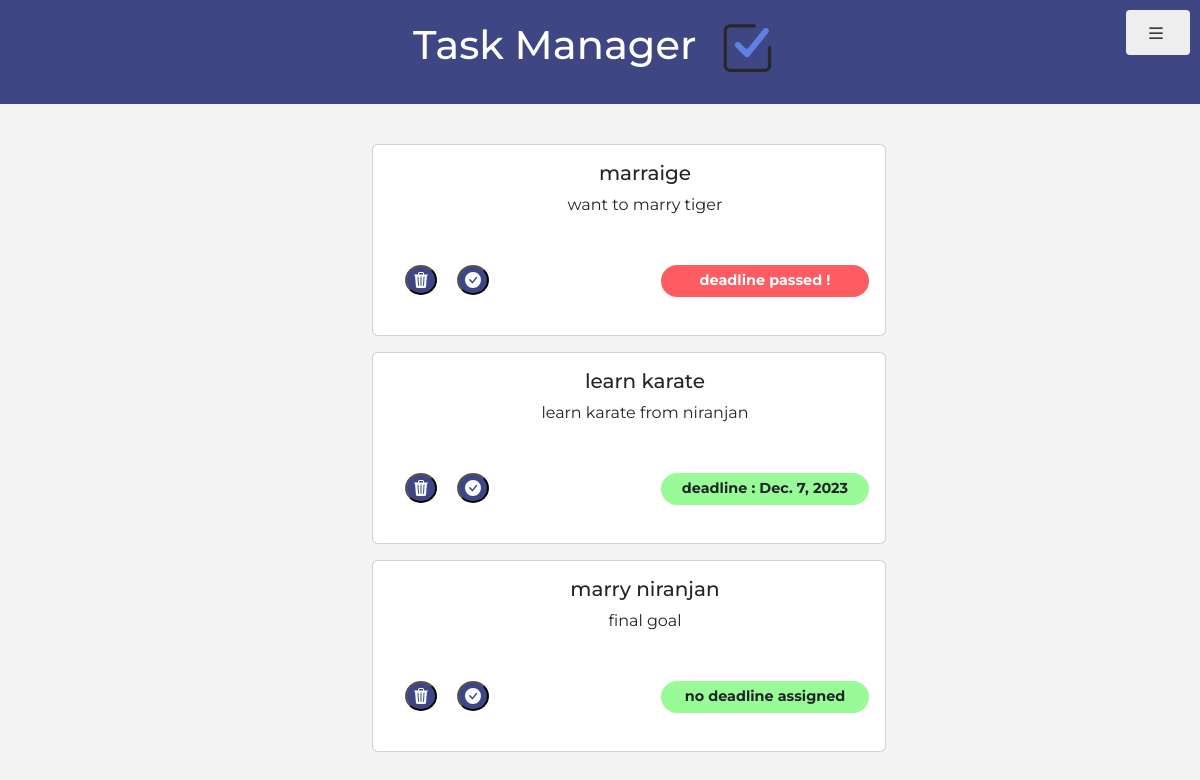
/tasks/ (signed in), run on an earlier commit of the app's database.
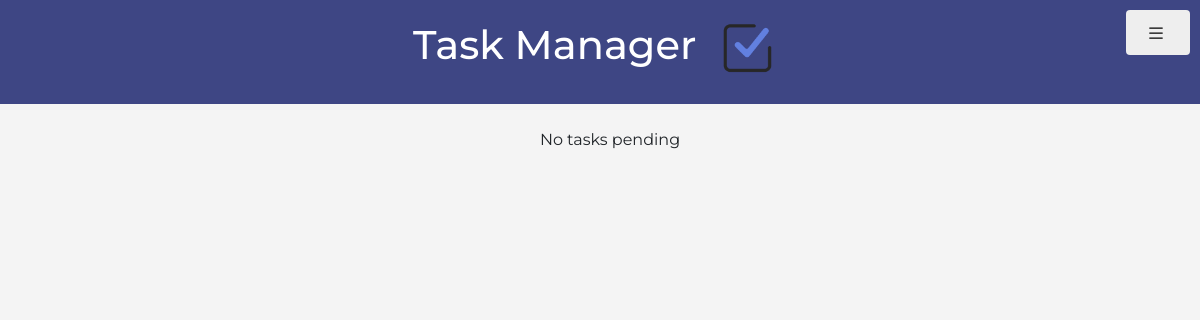
And on a later commit of the database.
### todo/models.py (models this page shows, shortened)
class Task(models.Model):
    user  = models.ForeignKey(User,on_delete=models.CASCADE)
    title = models.CharField(max_length=100)
    description = models.TextField()
    created = models.DateTimeField(auto_now_add=True)
    deadline = models.DateField(null=True)
    completed = models.BooleanField(default=False)

### todo/views.py (the view)
# urls.py: path("tasks/",views.tasks,name= "tasks"),
@login_required(login_url='login/')
def tasks(request):
    tasks = Task.objects.filter(user=request.user)
    now = datetime.now().date
    context = {'tasks':tasks,'user':request.user,'now':now}
    return render(request,'tasks.html',context)

### todo/templates/tasks.html (shortened to what this page needs)
{% include 'base.html' %}
{% block content %}
<div class="col-sm-6 col-lg-5 mb-4" style="position: absolute; left: 30%; top: 8rem;">
    <div class="container">
        {% if tasks %}
            {% for task in tasks %}
                {% if not task.completed %}
                    <div class="card" style="height: 12rem; padding-left:2rem; margin-top: 1rem; display: inline-block; align-items: center;">
                        <div class="card-body" style="flex: 1;margin-bottom:2rem;">
                            <h5 class="card-title" style="text-align: center;">{{ task.title }}</h5>
                            <p class="card-text" style="text-align: center;">{{ task.description }}</p>
                        </div>
                        {% if task.deadline %}
                            {% if task.deadline > now %}
                                <p class="card-text" style="text-align: right; margin-right: 1rem; margin-bottom:-2rem;">
                                    <small class="deadline-container upcoming">deadline : {{ task.deadline }}</small>
                                </p>
                            {% else %}
                                <p class="card-text" style="text-align: right; margin-right: 1rem;margin-bottom:-2rem;">
                                    <small class="deadline-container passed">deadline passed !</small>
                                </p>
                            {% endif %}
                        {% else %}
                            <p class="card-text" style="text-align: right; margin-right: 1rem; margin-bottom:-2rem;">
                                <small class="deadline-container upcoming">no deadline assigned</small>
                            </p>
                        {% endif %}
                        <button class="delete" data-task-id="{{ task.id }}">
                        </button>
                        <button class="complete" data-task-id="{{ task.id }}">
                        </button>
                    </div>
                {% endif %}
            {% endfor %}
        {% else %}
            <div class="text-center">
                <p>No tasks pending</p>
            </div>
        {% endif %}
    </div>
</div>
{% endblock content %}

### todo/templates/base.html (shortened to what this page needs)
{%load static%}
<!DOCTYPE html>
<html lang="en">
<head>
    <link href="https://cdn.jsdelivr.net/npm/bootstrap@5.3.2/dist/css/bootstrap.min.css" rel="stylesheet"
>
        <link rel="stylesheet" type="text/css" href="https://cdnjs.cloudflare.com/ajax/libs/pikaday/1.8.0/css/pikaday.min.css">
</head>
<body>
    <a href="#" class="logout-button" type="button" data-bs-toggle="offcanvas" data-bs-target="#offcanvasNavbar"
        aria-controls="offcanvasNavbar" aria-label="Toggle navigation">
        <span class="navbar-toggler-icon"></a>
    <div class="header">
        <h1>Task Manager <img style="width:5rem;height:5rem;" src="{%static 'logo.png'%}" alt="">
        </h1>
    </div>
</html>

### todo/templates/base.html (style rules this page uses)
* { font-family: "Montserrat"; }
body { font-family: Arial, sans-serif; background-color: #f4f4f4; margin: 0; padding: 0; }
.header { background-color: #3e4684; color: #fff; padding: .5rem; text-align: center; }
.logout-button { font-weight: bold; background-color: #eee; color: black; border: none; padding: 10px 20px; border-radius: 4px; text-decoration: none; position: absolute; top: 10px; right: 10px; }

What changed in the data, as far as the page shows it:
removed Task: title "marraige", description "want to marry tiger", deadline "deadline passed !"
removed Task: title "learn karate", description "learn karate from niranjan", deadline "Dec. 7, 2023"
removed Task: title "marry niranjan", description "final goal", shows "no deadline assigned"
Also different on the page:
text now shown: "No tasks pending"
